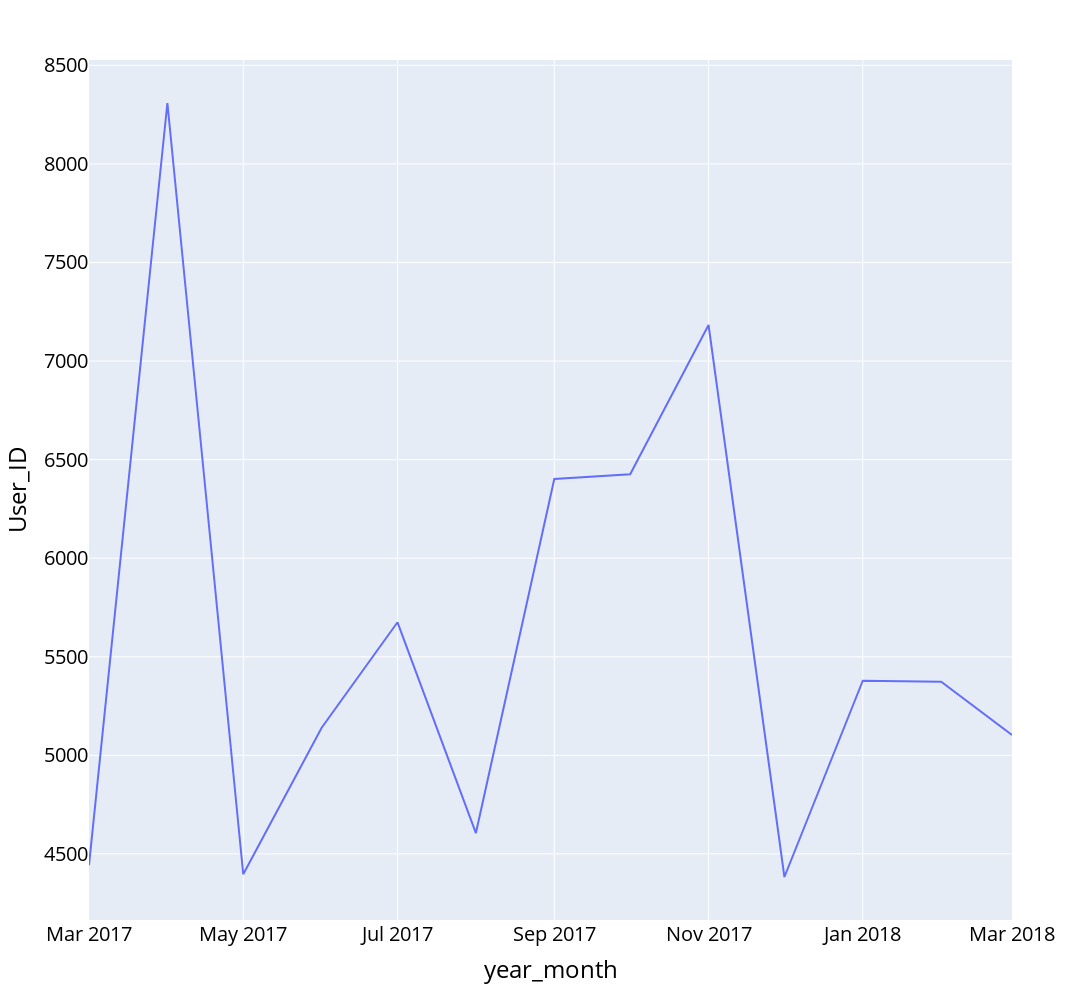

The code cell stored with this chart in its notebook:
### Code cell
# Analisys of quantity of users per month
fig = px.line(df_year_month, x="year_month", y="User_ID")

fig.update_layout(
    autosize=False,
    width=2500,
    height=1000,
    font=dict(
            size=20,
            color='#000000'
        ))  

fig.show()

### Figure 1 — Plotly figure (JSON) as saved in the notebook; plotly's stock layout.template omitted (floating-point values rounded to 4 significant figures)
{"data": [{"hovertemplate": "year_month=%{x}<br>User_ID=%{y}<extra></extra>", "legendgroup": "", "line": {"color": "#636efa", "dash": "solid"}, "marker": {"symbol": "circle"}, "mode": "lines", "name": "", "orientation": "v", "showlegend": false, "type": "scatter", "x": ["2017-03", "2017-04", "2017-05", "2017-06", "2017-07", "2017-08", "2017-09", "2017-10", "2017-11", "2017-12", "2018-01", "2018-02", "2018-03"], "xaxis": "x", "y": [4443, 8309, 4397, 5140, 5675, 4606, 6402, 6426, 7183, 4383, 5379, 5374, 5103], "yaxis": "y"}], "layout": {"autosize": false, "font": {"color": "#000000", "size": 20}, "height": 1000, "legend": {"tracegroupgap": 0}, "margin": {"t": 60}, "width": 2500, "xaxis": {"anchor": "y", "domain": [0, 1], "title": {"text": "year_month"}}, "yaxis": {"anchor": "x", "domain": [0, 1], "title": {"text": "User_ID"}}}}
